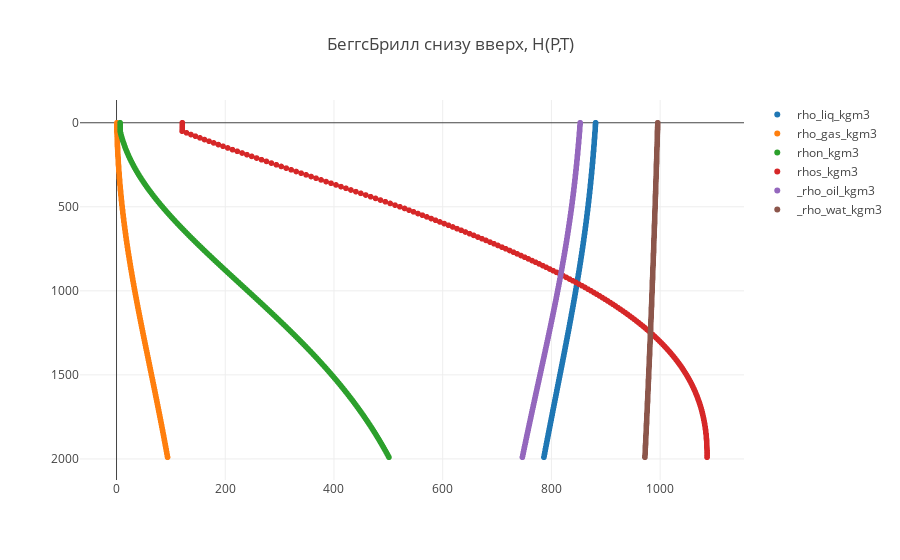

Write notebook code for a chart like this one.
### Code cell
trace1 = trace(hyrd_cor_data, 10)
trace2 = trace(hyrd_cor_data, 11)
trace3 = trace(hyrd_cor_data, 13)
trace4 = trace(hyrd_cor_data, 27)
trace5 = trace(fluid_data, 23)
trace6 = trace(fluid_data, 25)
data = [trace1, trace2, trace3, trace4, trace5, trace6]

plot()

### Figure 1 — Plotly figure (JSON) as saved in the notebook; plotly's stock layout.template omitted (floating-point values rounded to 4 significant figures; data arrays with more than 128 entries replaced by an {"elided": "..."} marker saying what was removed)
{"data": [{"mode": "markers", "name": "rho_liq_kgm3", "type": "scattergl", "uid": "f565754f-c6d2-427b-86c4-103059ed7b38", "x": {"elided": "200 float values"}, "y": {"elided": "200 int values"}}, {"mode": "markers", "name": "rho_gas_kgm3", "type": "scattergl", "uid": "d1bfc21c-ccf6-4c3d-916e-1892cf4fd58c", "x": {"elided": "200 float values"}, "y": {"elided": "200 int values"}}, {"mode": "markers", "name": "rhon_kgm3", "type": "scattergl", "uid": "46cc55d0-5d4f-49e3-b697-7667bbc8fcae", "x": {"elided": "200 float values"}, "y": {"elided": "200 int values"}}, {"mode": "markers", "name": "rhos_kgm3", "type": "scattergl", "uid": "fd82658e-fcd0-49e4-8440-fca1cb54cb5e", "x": {"elided": "200 float values"}, "y": {"elided": "200 int values"}}, {"mode": "markers", "name": "_rho_oil_kgm3", "type": "scattergl", "uid": "910bfcf8-d4d7-4cb7-bb22-55487f84de7a", "x": {"elided": "200 float values"}, "y": {"elided": "200 int values"}}, {"mode": "markers", "name": "_rho_wat_kgm3", "type": "scattergl", "uid": "13b8149e-855c-40d2-95b2-6920e655d94d", "x": {"elided": "200 float values"}, "y": {"elided": "200 int values"}}], "layout": {"title": {"text": "БеггсБрилл снизу вверх, H(P,T)"}, "yaxis": {"autorange": "reversed"}}}
